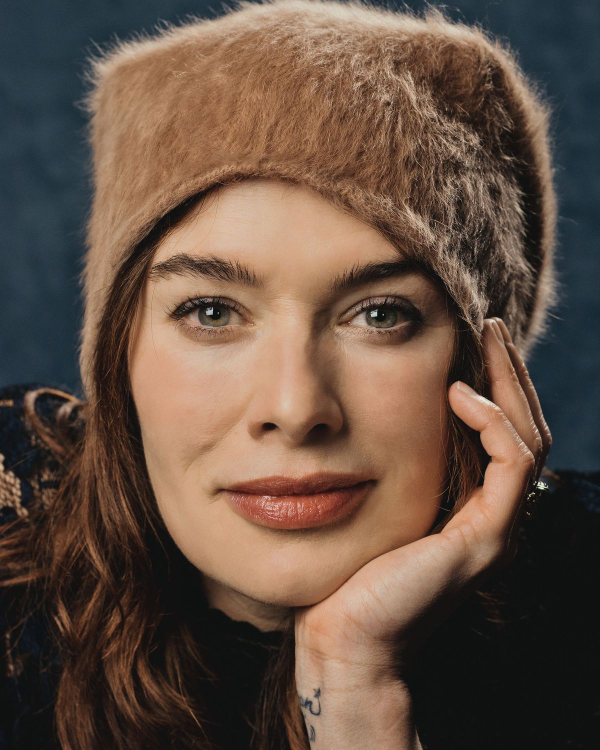
#> input picture OpenCVPython/Resources/Lena Headey.jpg, 1200 x 1500 px (shown at 1/2 size)
$ python 'Chapter 9.py'
#> lines starting #> are read from the running program, lines starting #| are printed output that depends on the picture; after the words box and inside, x2 and y2 are one past the last pixel; in counts of white or black regions, pixels touching at a corner belong together
import cv2
import numpy as np

path = "Resources/Lena Headey.jpg"
Harrcascade_path = "Resources/Haarcascades/haarcascade_frontalface_default.xml"
Cersi = cv2.imread(path)
#> Cersi is the input picture: shape (1500, 1200, 3); mean B, G, R 66.7, 79.9, 100.3

faceCascade = cv2.CascadeClassifier(Harrcascade_path)

img = cv2.resize(Cersi, (500, 600))
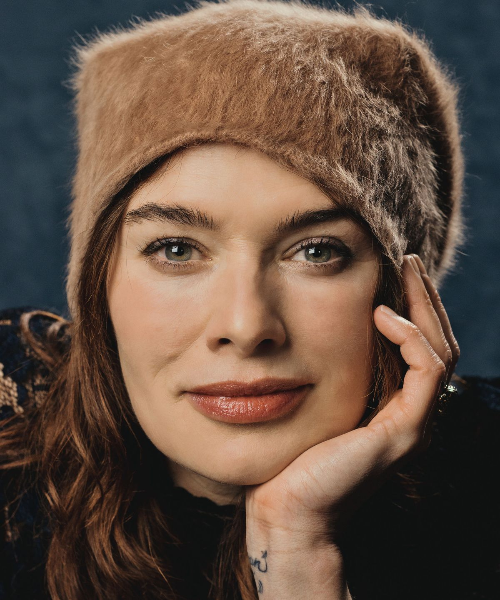
#> img: shape (600, 500, 3); mean B, G, R 66.6, 79.9, 100.3
imgGray = cv2.cvtColor(img, cv2.COLOR_BGR2GRAY)
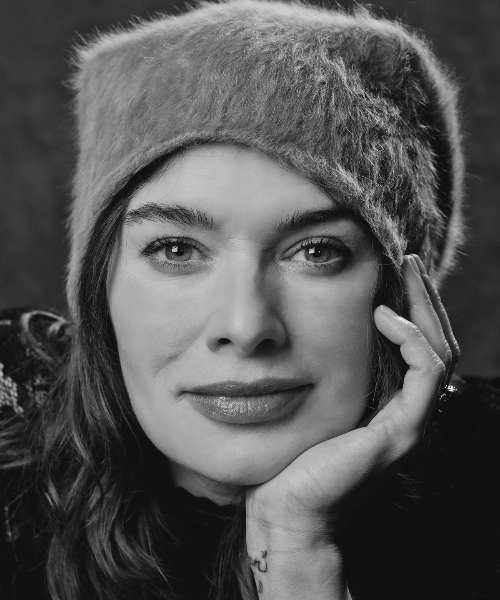
#> imgGray: shape (600, 500); min 6, max 246, mean 84.4

faces =faceCascade.detectMultiScale(imgGray,1.1,4)
#> faces = [[238, 496, 75, 75], [76, 116, 339, 339]]

for(x, y, w, h) in faces:
    cv2.rectangle(img, (x, y), (x+w, y+h), (250, 0, 0), 2)
#> this loop made 2 passes
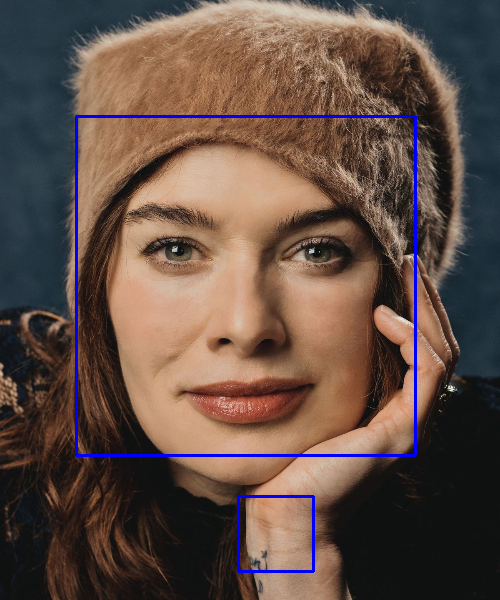
#> img: shape (600, 500, 3); 1.65% of pixels changed, all inside (x1, y1, x2, y2) = (75, 115, 417, 573)

cv2.imshow("Cersi Lannister", img)
cv2.imshow("Gray Lannister", imgGray)
cv2.waitKey(0)
